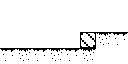

A level layout from a 2D game, rendered from its tile map. Below: a short description, then the map file with its tile-grid data intact:
An orthogonal 8x4 tile map with 16x16 px tiles, 1 tile layer (Tile Layer 1).

<map version="1.2" tiledversion="1.2.0" orientation="orthogonal" renderorder="right-down" width="8" height="4" tilewidth="16" tileheight="16" infinite="0" nextlayerid="2" nextobjectid="1">
 <tileset firstgid="1" source="tileset.tsx" />
 <layer id="1" name="Tile Layer 1" width="8" height="4">
  <data encoding="csv">
3,3,3,3,3,3,3,3,
3,3,3,3,3,3,3,3,
3,3,3,3,3,1,5,7,
7,5,7,5,7,5,3,3
</data>
 </layer>
</map>